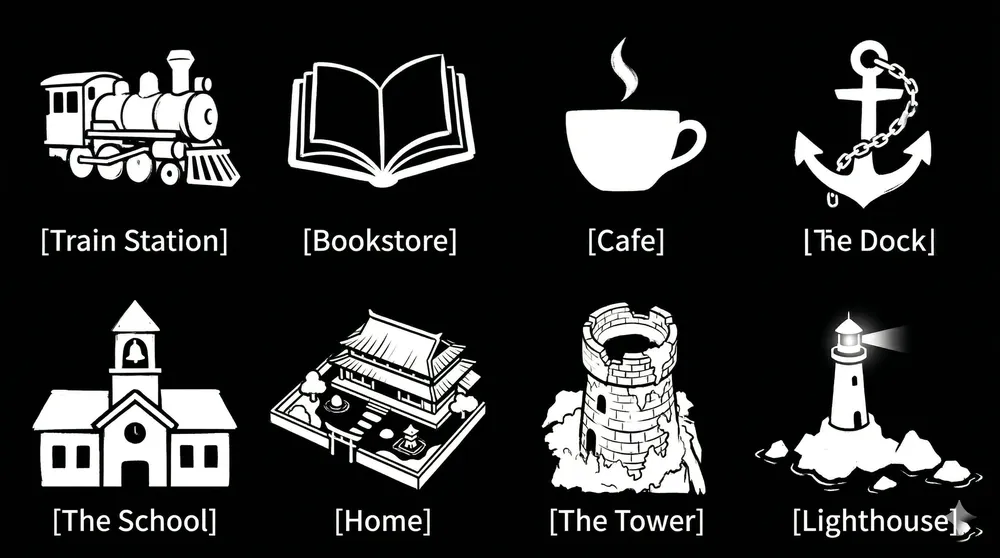
#> input picture dist/games/tiny-story/assets/ui/pins.webp, 1000 x 558 px, shrunk from 2752 x 1536 before the run
$ python -i heal_assets.py   (imports and definitions only)
#> lines starting #> are read from the running program, lines starting #| are printed output that depends on the picture
import os
from PIL import Image, ImageFilter, ImageDraw

def heal_ui_pins(input_path, output_path, quality=90):
    """
    专门针对图标集的去标与压缩。
    """
#> called with output_path = 'out.png', quality = 90
    if not os.path.exists(input_path): return

    try:
        with Image.open(input_path) as img:
#> img is the input picture: PIL image 1000x558 RGB; mean R, G, B 46.1, 46.4, 46.1
            img = img.convert("RGBA")
#> img: PIL image 1000x558 RGBA
            w, h = img.size
#> w = 1000; h = 558

            # 定位右下角图标
            # 基于这张图的布局，水印大致在 (w-100, h-80) 位置
            target_pos = (w - 120, h - 120)
#> target_pos = (880, 438)
            box_size = (100, 100)

            # 采样：向上偏移 100px (纯黑背景区域)
            source_box = (target_pos[0], target_pos[1] - 150,
                          target_pos[0] + box_size[0], target_pos[1] - 150 + box_size[1])
#> source_box = (880, 288, 980, 388)
            patch = img.crop(source_box)
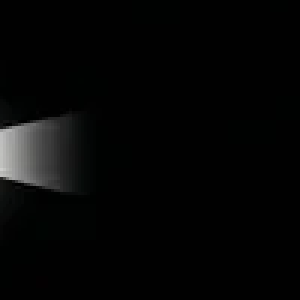
#> patch: PIL image 100x100 RGBA (shown 3 times larger); mean R, G, B, A 5.9, 6.2, 6, 255

            # 建立羽化遮罩
            mask = Image.new('L', box_size, 0)
#> mask: PIL image 100x100 L; every value is 0
            draw = ImageDraw.Draw(mask)
            draw.ellipse((5, 5, box_size[0]-5, box_size[1]-5), fill=255)
            mask = mask.filter(ImageFilter.GaussianBlur(radius=8))
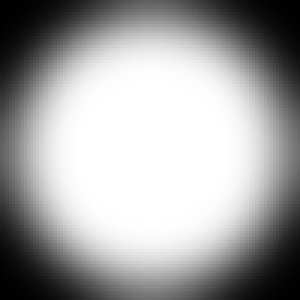
#> mask: PIL image 100x100 L (shown 3 times larger); min 0, max 255, mean 162.7

            # 缝补
            img.paste(patch, target_pos, mask)

            # 转换为 RGB 并保存为 WebP (UI 需要高质量)
            # NOTE: 如果将来需要透明，可以保存为 RGBA WebP
            img.save(output_path, "WEBP", quality=quality, method=6)
            print(f"✨ UI Pins Healed & Compressed: {output_path}")

    except Exception as e:
        print(f"❌ Error: {e}")

# [6 lines not run here, left out]

>>> result = heal_ui_pins('../dist/games/tiny-story/assets/ui/pins.webp', 'out.png')
